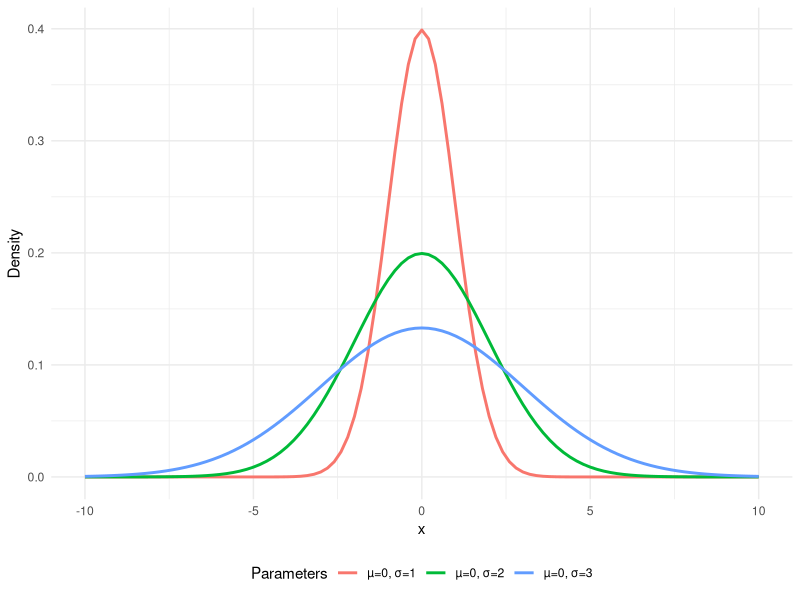

Recreate this plot in R.
## ---- chunk 1
#| eval: true
#| echo: false
#| warning: false
#| fig-cap: Gaussian distribution.
# Packages
library(ggplot2)

# Plot
ggplot2::ggplot(data.frame(x = c(-10, 10)), aes(x)) +
  ggplot2::stat_function(
    fun = dnorm, args = list(mean = 0, sd = 1),
    aes(color = "µ=0, σ=1"),  linewidth = 1
  ) +
  ggplot2::stat_function(
    fun = dnorm, args = list(mean = 0, sd = 2),
    aes(color = "µ=0, σ=2"),  linewidth = 1
  ) +
  ggplot2::stat_function(
    fun = dnorm, args = list(mean = 0, sd = 3),
    aes(color = "µ=0, σ=3"),  linewidth = 1
  ) +
  ggplot2::labs(color = "Parameters") +
  ggplot2::ylab("Density") +
  ggplot2::xlab("x") +
  ggplot2::theme_minimal() +
  ggplot2::theme(legend.position = "bottom")
